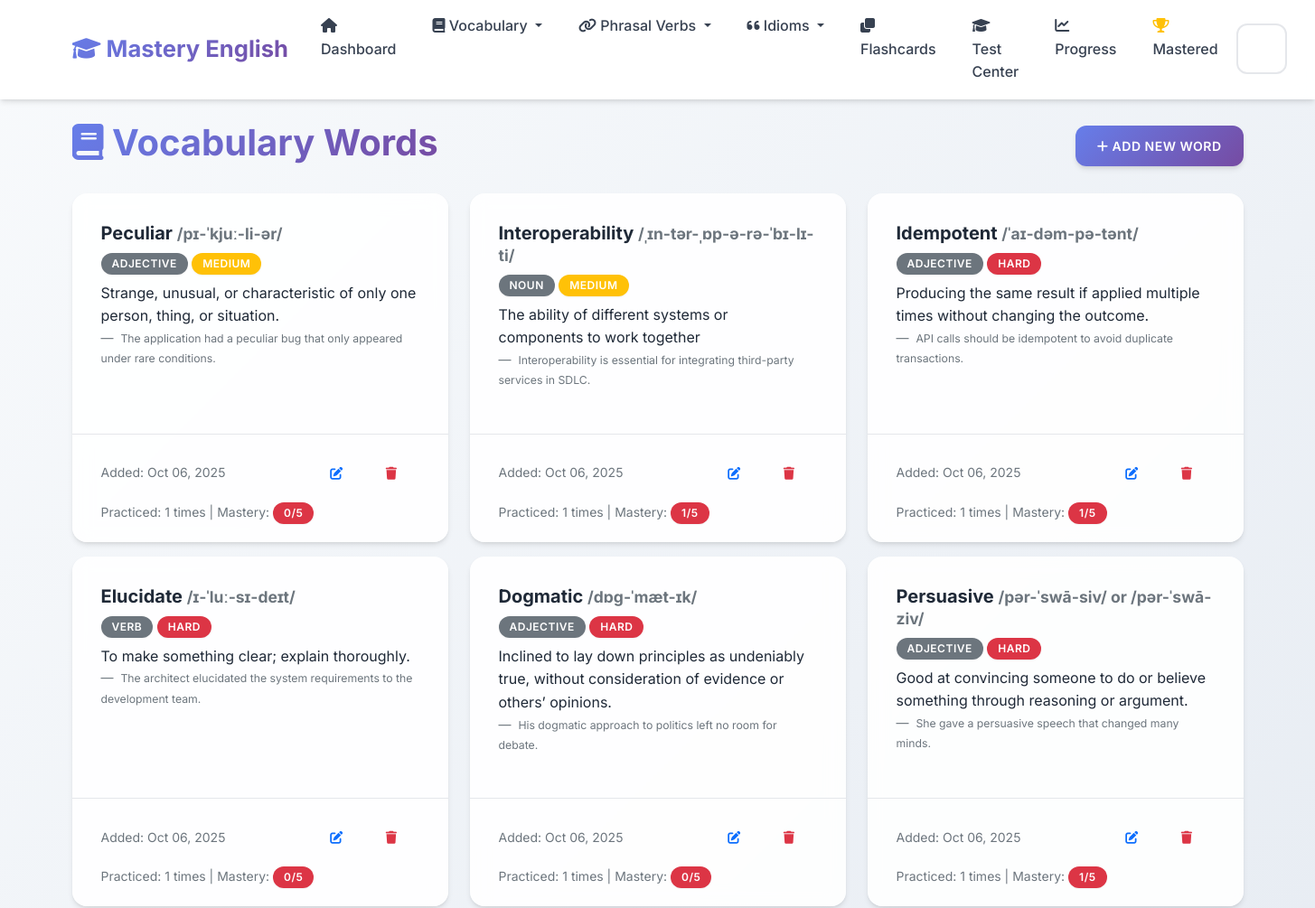
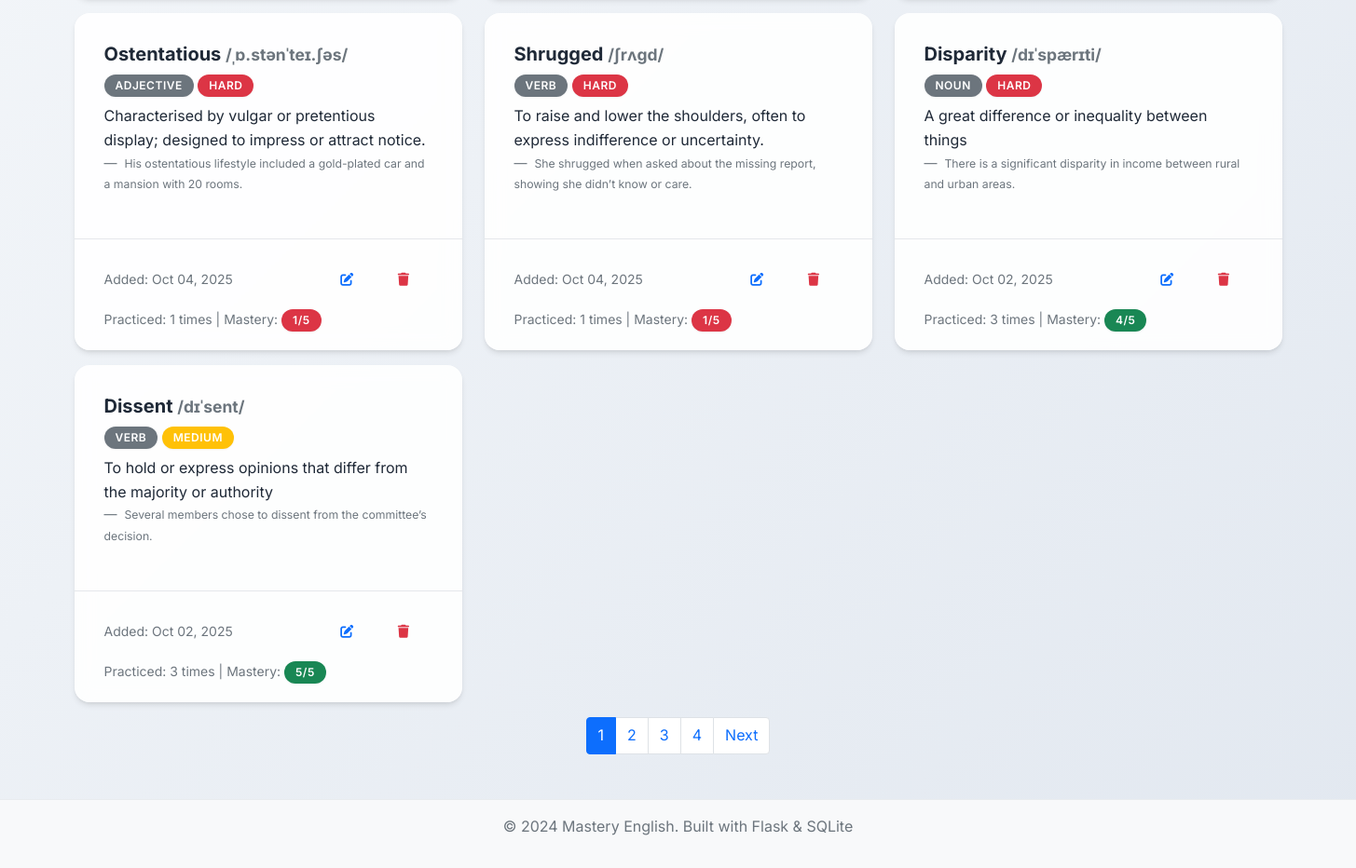
Page /vocabulary on the earlier database version (2 pictures, top to bottom).
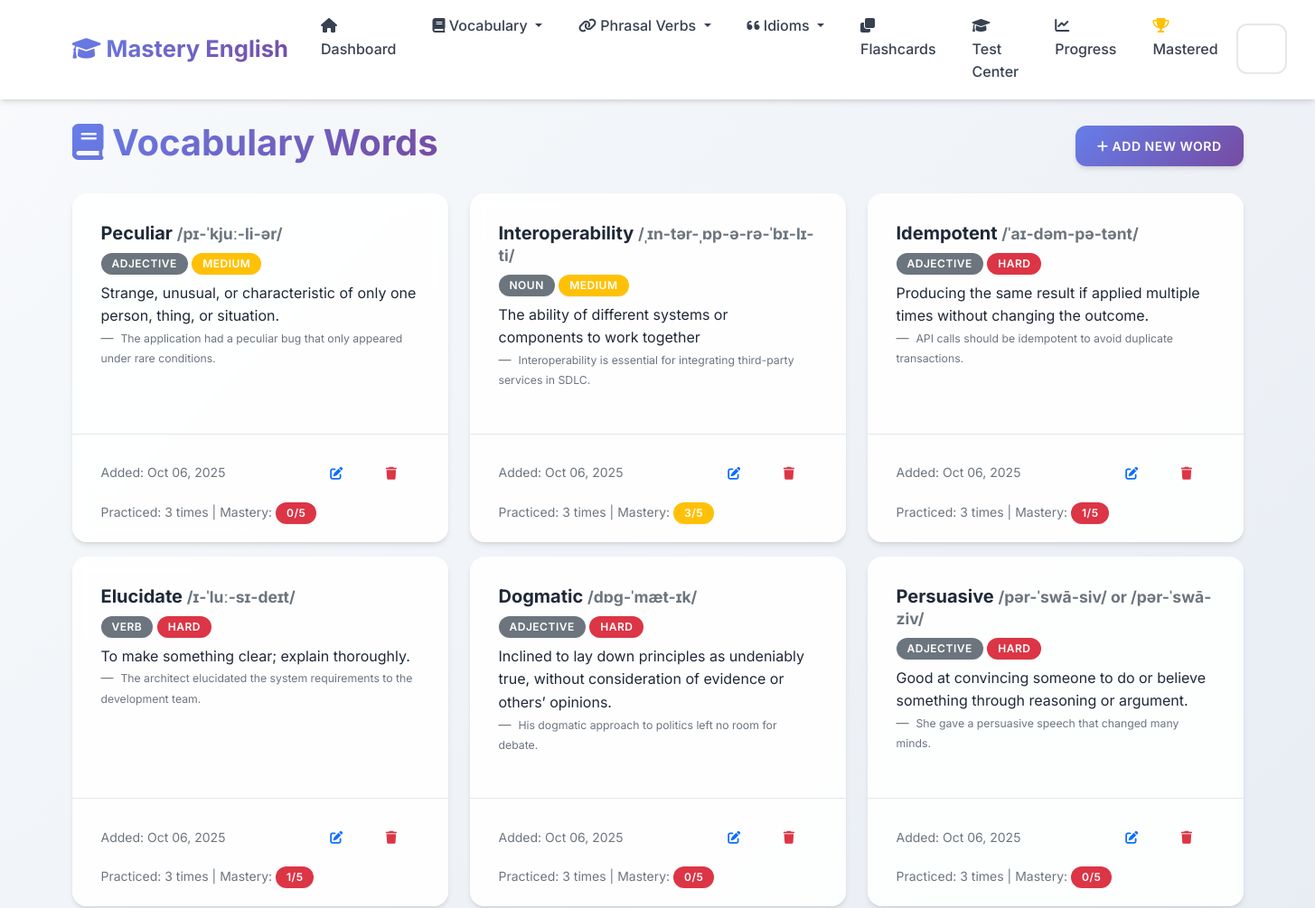
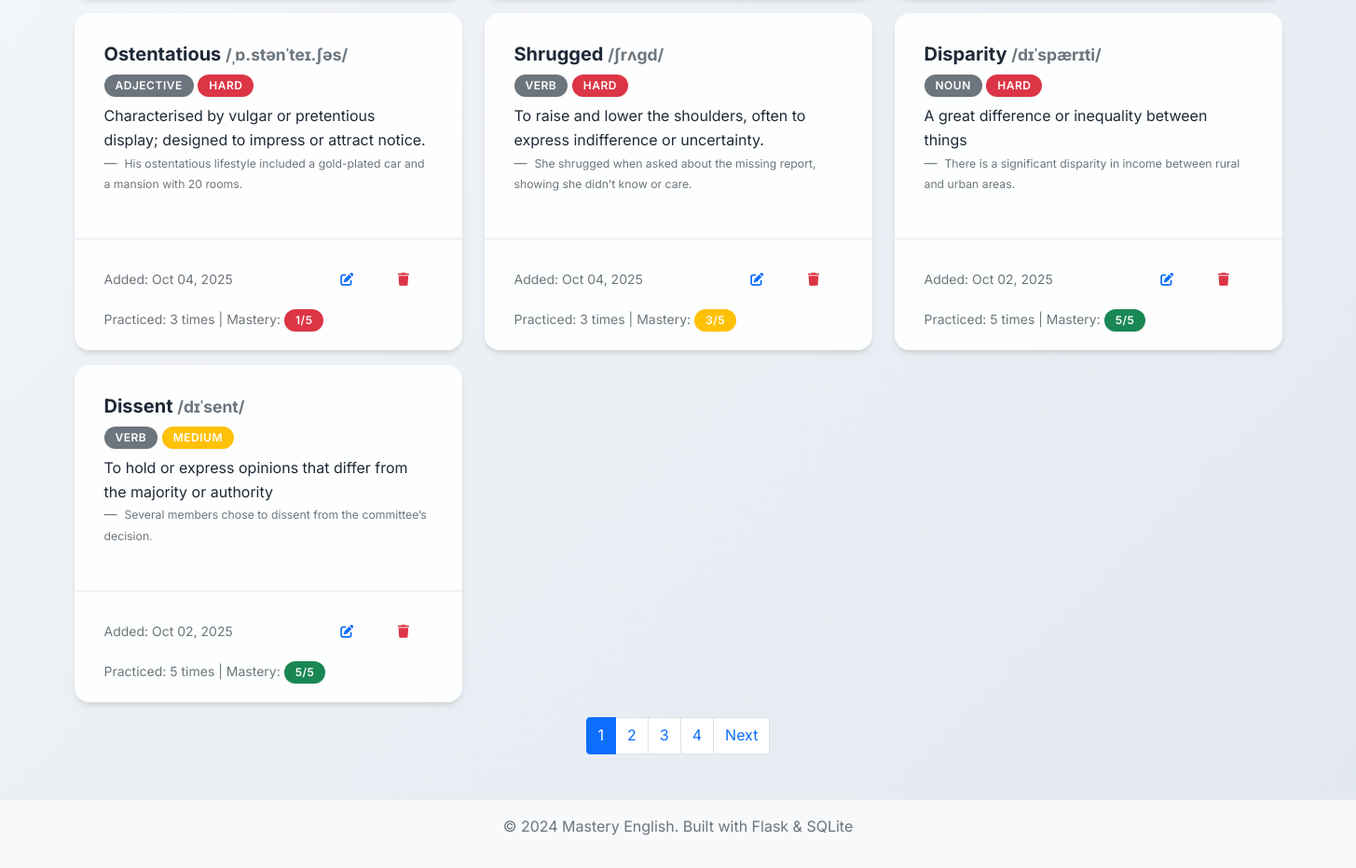
Same page on the later database version (2 pictures, top to bottom).
### app.py (models this page shows, shortened)
class VocabularyWord(db.Model):
    __tablename__ = 'vocabulary_words'
    id = db.Column(db.Integer, primary_key=True)
    word = db.Column(db.String(100), nullable=False)
    definition = db.Column(db.Text, nullable=False)
    example_sentence = db.Column(db.Text)
    pronunciation = db.Column(db.String(100))
    part_of_speech = db.Column(db.String(50))
    difficulty_level = db.Column(db.String(20), default='medium')
    date_added = db.Column(db.DateTime, default=datetime.utcnow)
    times_practiced = db.Column(db.Integer, default=0)
    last_practiced = db.Column(db.DateTime)
    mastery_level = db.Column(db.Integer, default=0)

### app.py (the view)
@app.route('/vocabulary')
def vocabulary_list():
    page = request.args.get('page', 1, type=int)
    words = VocabularyWord.query.order_by(VocabularyWord.date_added.desc()).paginate(
        page=page, per_page=10, error_out=False)
    return render_template('vocabulary_list.html', words=words)

### templates/vocabulary_list.html (shortened to what this page needs)
{% extends "base.html" %}
{% block content %}
<div class="row">
    <div class="col-12">
        <div class="d-flex justify-content-between align-items-center mb-4">
            <h1>
                <i class="fas fa-book"></i> Vocabulary Words
            </h1>
            <a href="{{ url_for('add_vocabulary') }}" class="btn btn-primary">
                <i class="fas fa-plus"></i> Add New Word
            </a>
        </div>
    </div>
</div>
{% if words.items %}
    <div class="row">
        {% for word in words.items %}
            <div class="col-md-6 col-lg-4 mb-3">
                <div class="card h-100">
                    <div class="card-body">
                        <h5 class="card-title">
                            {{ word.word }}
                            {% if word.pronunciation %}
                                <small class="text-muted">{{ word.pronunciation }}</small>
                            {% endif %}
                        </h5>
                        {% if word.part_of_speech %}
                            <span class="badge bg-secondary mb-2">{{ word.part_of_speech }}</span>
                        {% endif %}
                        <span class="badge bg-{% if word.difficulty_level == 'easy' %}success{% elif word.difficulty_level == 'hard' %}danger{% else %}warning{% endif %} mb-2">
                            {{ word.difficulty_level.title() }}
                        </span>
                        <p class="card-text">{{ word.definition }}</p>
                        {% if word.example_sentence %}
                            <blockquote class="blockquote-footer">
                                <small>{{ word.example_sentence }}</small>
                            </blockquote>
                        {% endif %}
                    </div>
                    <div class="card-footer bg-transparent">
                        <div class="d-flex justify-content-between align-items-center">
                            <small class="text-muted">
                                Added: {{ word.date_added.strftime('%b %d, %Y') }}
                            </small>
                            <div class="btn-group" role="group">
                                <a href="{{ url_for('edit_vocabulary', id=word.id) }}" class="btn btn-sm btn-outline-primary">
                                    <i class="fas fa-edit"></i>
                                </a>
                                <button type="button" class="btn btn-sm btn-outline-danger" onclick="confirmDelete('{{ word.word }}', '{{ url_for('delete_vocabulary', id=word.id) }}')">
                                    <i class="fas fa-trash"></i>
                                </button>
                            </div>
                        </div>
                        {% if word.times_practiced > 0 %}
                            <div class="mt-2">
                                <small class="text-muted">
                                    Practiced: {{ word.times_practiced }} times
                                    | Mastery:
                                    <span class="badge bg-{% if word.mastery_level >= 4 %}success{% elif word.mastery_level >= 2 %}warning{% else %}danger{% endif %}">
                                        {{ word.mastery_level }}/5
                                    </span>
                                </small>
                            </div>
                        {% endif %}
                    </div>
                </div>
            </div>
        {% endfor %}
    </div>
    {% if words.pages > 1 %}
        <nav aria-label="Page navigation">
            <ul class="pagination justify-content-center">
                {% for page_num in words.iter_pages() %}
                    {% if page_num %}
                        {% if page_num != words.page %}
                            <li class="page-item">
                                <a class="page-link" href="{{ url_for('vocabulary_list', page=page_num) }}">{{ page_num }}</a>
                            </li>
                        {% else %}
                            <li class="page-item active">
                                <span class="page-link">{{ page_num }}</span>
                            </li>
                        {% endif %}
                    {% else %}
                        <li class="page-item disabled">
                            <span class="page-link">...</span>
                        </li>
                    {% endif %}
                {% endfor %}
                {% if words.has_next %}
                    <li class="page-item">
                        <a class="page-link" href="{{ url_for('vocabulary_list', page=words.next_num) }}">Next</a>
                    </li>
                {% endif %}
            </ul>
        </nav>
    {% endif %}
{% endif %}
{% endblock %}

### templates/base.html (shortened to what this page needs)
<!DOCTYPE html>
<html lang="en">
<head>
    <link href="https://cdn.jsdelivr.net/npm/bootstrap@5.1.3/dist/css/bootstrap.min.css" rel="stylesheet">
    <link href="https://cdnjs.cloudflare.com/ajax/libs/font-awesome/6.0.0/css/all.min.css" rel="stylesheet">
    <link href="{{ url_for('static', filename='css/style.css') }}" rel="stylesheet">
</head>
<body>
    <nav class="navbar navbar-expand-lg navbar-light">
        <div class="container">
            <a class="navbar-brand" href="{{ url_for('index') }}">
                <i class="fas fa-graduation-cap"></i> Mastery English
            </a>
            <div class="collapse navbar-collapse" id="navbarNav">
                <ul class="navbar-nav me-auto">
                    <li class="nav-item">
                        <a class="nav-link" href="{{ url_for('index') }}">
                            <i class="fas fa-home"></i> Dashboard
                        </a>
                    </li>
                    <li class="nav-item dropdown">
                        <a class="nav-link dropdown-toggle" href="#" id="vocabDropdown" role="button" data-bs-toggle="dropdown">
                            <i class="fas fa-book"></i> Vocabulary
                        </a>
                    </li>
                    <li class="nav-item dropdown">
                        <a class="nav-link dropdown-toggle" href="#" id="phrasalDropdown" role="button" data-bs-toggle="dropdown">
                            <i class="fas fa-link"></i> Phrasal Verbs
                        </a>
                    </li>
                    <li class="nav-item dropdown">
                        <a class="nav-link dropdown-toggle" href="#" id="idiomsDropdown" role="button" data-bs-toggle="dropdown">
                            <i class="fas fa-quote-left"></i> Idioms
                        </a>
                    </li>
                    <li class="nav-item">
                        <a class="nav-link" href="{{ url_for('flashcards_menu') }}">
                            <i class="fas fa-clone"></i> Flashcards
                        </a>
                    </li>
                    <li class="nav-item">
                        <a class="nav-link" href="{{ url_for('test') }}">
                            <i class="fas fa-graduation-cap"></i> Test Center
                        </a>
                    </li>
                    <li class="nav-item">
                        <a class="nav-link" href="{{ url_for('progress') }}">
                            <i class="fas fa-chart-line"></i> Progress
                        </a>
                    </li>
                    <li class="nav-item">
                        <a class="nav-link" href="{{ url_for('mastered_words') }}">
                            <i class="fas fa-trophy text-warning"></i> Mastered
                        </a>
                    </li>
                </ul>
                <div class="d-flex">
                    <form class="d-flex" method="GET" action="{{ url_for('search') }}">
                        <input class="form-control me-2" type="search" name="q" placeholder="Search..." aria-label="Search">
                        <button class="btn btn-outline-light" type="submit">
                        </button>
                    </form>
                </div>
            </div>
        </div>
    </nav>
    <main class="container mt-4">
        {% block content %}{% endblock %}
    </main>
    <footer class="bg-light text-center text-muted py-3 mt-5">
        <div class="container">
            <p>&copy; 2024 Mastery English. Built with Flask & SQLite</p>
        </div>
    </footer>
</body>
</html>

### static/css/style.css (style rules this page uses)
:root { --primary-color: #6366f1; --primary-dark: #4f46e5; --primary-light: #8b5cf6; --success-color: #10b981; --success-dark: #059669; --info-color: #06b6d4; --info-dark: #0891b2; --warning-color: #f59e0b; --warning-dark: #d97706; --danger-color: #ef4444; --danger-dark: #dc2626; --light-color: #f8fafc; --dark-color: #1e293b; --gray-50: #f9fafb; --gray-100: #f3f4f6; --gray-200: #e5e7eb; --gray-300: #d1d5db; --gray-400: #9ca3af; --gray-500: #6b7280; --gray-600: #4b5563; --gray-700: #374151; --gray-800: #1f2937; --gray-900: #111827; --gradient-primary: linear-gradient(135deg, #667eea 0%, #764ba2 100%); --gradient-success: linear-gradient(135deg, #11998e 0%, #38ef7d 100%); --gradient-info: linear-gradient(135deg, #667db6 0%, #0082c8 100%); --gradient-warning: linear-gradient(135deg, #f093fb 0%, #f5576c 100%); --gradient-hero: linear-gradient(135deg, #667eea 0%, #764ba2 50%, #f093fb 100%); --shadow-sm: 0 1px 2px 0 rgba(0, 0, 0, 0.05); --shadow: 0 4px 6px -1px rgba(0, 0, 0, 0.1), 0 2px 4px -1px rgba(0, 0, 0, 0.06); --shadow-md: 0 10px 15px -3px rgba(0, 0, 0, 0.1), 0 4px 6px -2px rgba(0, 0, 0, 0.05); --shadow-lg: 0 20px 25px -5px rgba(0, 0, 0, 0.1), 0 10px 10px -5px rgba(0, 0, 0, 0.04); --shadow-xl: 0 25px 50px -12px rgba(0, 0, 0, 0.25); }
body { font-family: 'Inter', 'Segoe UI', -apple-system, BlinkMacSystemFont, sans-serif; background: linear-gradient(135deg, #f8fafc 0%, #e2e8f0 100%); min-height: 100vh; line-height: 1.6; color: var(--gray-800); }
.navbar { background: rgba(255, 255, 255, 0.95) !important; backdrop-filter: blur(10px); border-bottom: 1px solid rgba(255, 255, 255, 0.2); box-shadow: var(--shadow); }
.navbar-brand { font-weight: 700; font-size: 1.6rem; background: var(--gradient-primary); -webkit-background-clip: text; -webkit-text-fill-color: transparent; background-clip: text; transition: all 0.3s ease; }
.navbar-nav .nav-link { font-weight: 500; color: var(--gray-700) !important; border-radius: 8px; margin: 0 4px; padding: 8px 16px !important; transition: all 0.3s ease; }
.card { border: none; border-radius: 16px; background: rgba(255, 255, 255, 0.9); backdrop-filter: blur(10px); box-shadow: var(--shadow); transition: all 0.4s cubic-bezier(0.4, 0, 0.2, 1); position: relative; overflow: hidden; }
.card::before { content: ''; position: absolute; top: 0; left: 0; width: 100%; height: 2px; background: var(--gradient-primary); transform: scaleX(0); transition: transform 0.3s ease; }
.card-body { padding: 2rem; }
.card-footer { background: rgba(248, 250, 252, 0.8); border-top: 1px solid var(--gray-200); border-radius: 0 0 16px 16px; padding: 1.25rem 2rem; }
.badge { font-size: 0.7rem; border-radius: 12px; padding: 0.4em 0.8em; }
.btn { border-radius: 12px; font-weight: 600; padding: 0.75rem 1.5rem; text-transform: uppercase; letter-spacing: 0.5px; font-size: 0.875rem; transition: all 0.3s cubic-bezier(0.4, 0, 0.2, 1); position: relative; overflow: hidden; border: none; }
.btn::before { content: ''; position: absolute; top: 0; left: -100%; width: 100%; height: 100%; background: linear-gradient(90deg, transparent, rgba(255,255,255,0.2), transparent); transition: left 0.5s; }
.btn-primary { background: var(--gradient-primary); box-shadow: var(--shadow); }
.btn-group .btn { border-radius: 6px; }
.form-control, .form-select { border-radius: 12px; border: 2px solid var(--gray-200); padding: 0.875rem 1.25rem; font-size: 1rem; font-weight: 500; background: rgba(255, 255, 255, 0.8); backdrop-filter: blur(10px); transition: all 0.3s cubic-bezier(0.4, 0, 0.2, 1); }
h1, h2, h3, h4, h5, h6 { font-weight: 700; color: var(--gray-800); }
h1 { background: var(--gradient-primary); -webkit-background-clip: text; -webkit-text-fill-color: transparent; background-clip: text; }
.badge { font-size: 0.75rem; border-radius: 20px; padding: 0.5em 1em; font-weight: 600; text-transform: uppercase; letter-spacing: 0.5px; box-shadow: var(--shadow-sm); }
.fa, .fas, .far { transition: all 0.3s ease; }
footer { margin-top: auto; border-top: 1px solid #e9ecef; }
.container { animation: fadeInUp 0.6s ease-out; }

Differences in the rows shown:
changed VocabularyWord "Peculiar": times_practiced "1" → "3"
changed VocabularyWord "Interoperability": times_practiced "1" → "3"; mastery_level "1" → "3"
changed VocabularyWord "Idempotent": times_practiced "1" → "3"
changed VocabularyWord "Elucidate": times_practiced "1" → "3"; mastery_level "0" → "1"
changed VocabularyWord "Dogmatic": times_practiced "1" → "3"
changed VocabularyWord "Persuasive": times_practiced "1" → "3"; mastery_level "1" → "0"
changed VocabularyWord "Ostentatious": times_practiced "1" → "3"
changed VocabularyWord "Shrugged": times_practiced "1" → "3"; mastery_level "1" → "3"
changed VocabularyWord "Disparity": times_practiced "3" → "5"; mastery_level "4" → "5"
changed VocabularyWord "Dissent": times_practiced "3" → "5"
